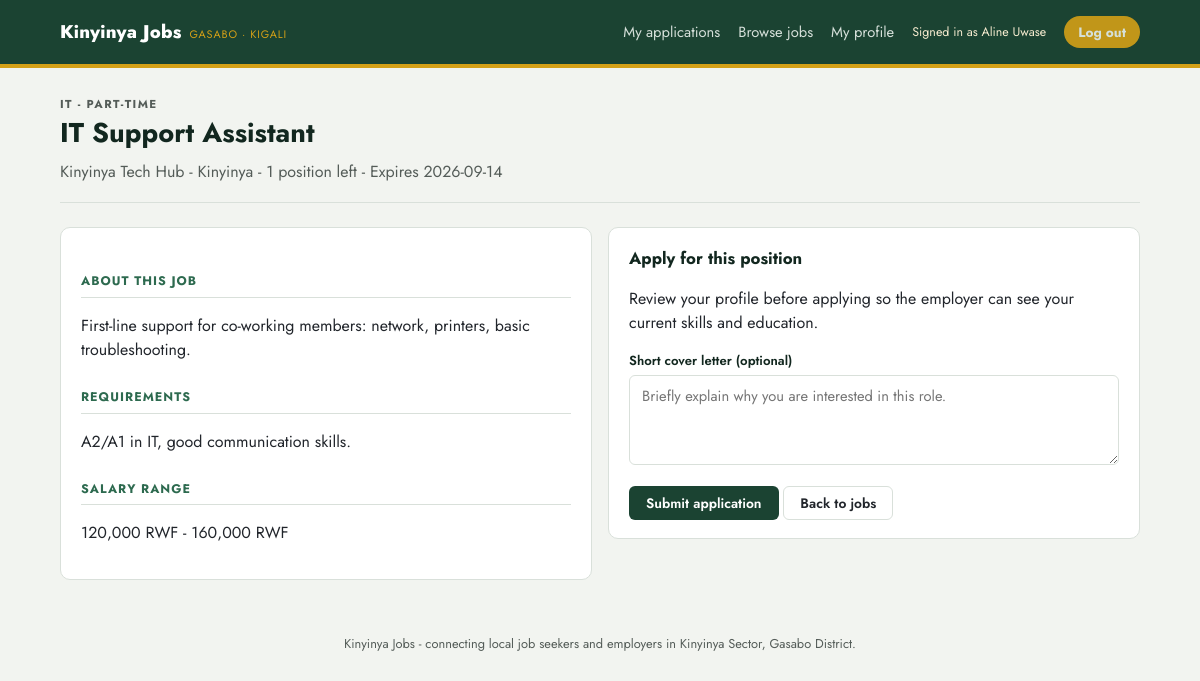
Page /seeker/job.php?id=102 (signed in) on the committed database.
### tables this page shows
CREATE TABLE IF NOT EXISTS seekers (
  id         INT UNSIGNED AUTO_INCREMENT PRIMARY KEY,
  user_id    INT UNSIGNED NULL UNIQUE,
  name       VARCHAR(150) NOT NULL,
  skills     VARCHAR(255) NOT NULL,
  education  VARCHAR(150) NOT NULL,
  location   VARCHAR(150) NOT NULL,
  resume_url VARCHAR(255) NULL,
  CONSTRAINT fk_seekers_user FOREIGN KEY (user_id) REFERENCES users(id) ON DELETE CASCADE
);

CREATE TABLE IF NOT EXISTS jobs (
  id            INT UNSIGNED AUTO_INCREMENT PRIMARY KEY,
  employer_id   INT UNSIGNED NOT NULL,
  title         VARCHAR(150) NOT NULL,
  type          VARCHAR(50) NOT NULL DEFAULT 'Full-time',
  category      VARCHAR(100) NOT NULL DEFAULT 'General',
  location      VARCHAR(150) NOT NULL DEFAULT 'Kinyinya',
  description   TEXT NULL,
  requirements  TEXT NULL,
  salary_min    INT UNSIGNED NOT NULL DEFAULT 0,
  salary_max    INT UNSIGNED NOT NULL DEFAULT 0,
  positions_total INT UNSIGNED NOT NULL DEFAULT 1,
  deadline      DATE NOT NULL,
  posted        DATE NOT NULL,
  active        TINYINT(1) NOT NULL DEFAULT 1,
  status        ENUM('pending','approved','rejected') NOT NULL DEFAULT 'pending',
  views         INT UNSIGNED NOT NULL DEFAULT 0,
  CONSTRAINT fk_jobs_employer FOREIGN KEY (employer_id) REFERENCES employers(id) ON DELETE CASCADE,
  INDEX idx_jobs_status (status),
  INDEX idx_jobs_deadline (deadline)
);

CREATE TABLE IF NOT EXISTS employers (
  id        INT UNSIGNED AUTO_INCREMENT PRIMARY KEY,
  user_id   INT UNSIGNED NULL UNIQUE,
  name      VARCHAR(150) NOT NULL,
  industry  VARCHAR(150) NOT NULL,
  location  VARCHAR(150) NOT NULL,
  about     TEXT NULL,
  CONSTRAINT fk_employers_user FOREIGN KEY (user_id) REFERENCES users(id) ON DELETE CASCADE
);

### includes/config.php (called while the page is built, shortened)
<?php
function kj_url(string $path = ''): string {
    $documentRoot = isset($_SERVER['DOCUMENT_ROOT']) ? realpath($_SERVER['DOCUMENT_ROOT']) : false;
    $projectRoot = realpath(dirname(__DIR__));
    $base = '';
    if ($documentRoot && $projectRoot) {
        $doc = str_replace('\\', '/', rtrim($documentRoot, '/\\'));
        $project = str_replace('\\', '/', rtrim($projectRoot, '/\\'));
        if ($project === $doc || stripos($project, $doc . '/') === 0) {
            $base = substr($project, strlen($doc));
        }
    }
    return rtrim($base, '/') . '/' . ltrim($path, '/');
}

### includes/db.php (called while the page is built, shortened)
<?php
require_once __DIR__ . '/config.php';
function kj_db(): PDO {
    static $pdo = null;
    if ($pdo === null) {
        $dsn = 'mysql:host=' . DB_HOST . ';port=' . DB_PORT . ';dbname=' . DB_NAME . ';charset=utf8mb4';
        try {
            $pdo = new PDO($dsn, DB_USER, DB_PASS, [
                PDO::ATTR_ERRMODE            => PDO::ERRMODE_EXCEPTION,
                PDO::ATTR_DEFAULT_FETCH_MODE => PDO::FETCH_ASSOC,
                PDO::ATTR_EMULATE_PREPARES   => false,
            ]);
        } catch (PDOException $e) {
            http_response_code(500);
            die(
                '<h1>Database connection failed</h1>' .
                '<p>Could not connect to MySQL database <code>' . htmlspecialchars(DB_NAME) . '</code> ' .
                'on <code>' . htmlspecialchars(DB_HOST) . ':' . htmlspecialchars(DB_PORT) . '</code>.</p>' .
                '<p>Confirm MySQL is running, then use the one-time setup page to configure and import the database.</p>' .
                '<p><a href="' . htmlspecialchars(kj_url('setup.php')) . '">Open database setup</a></p>'
            );
        }
    }
    return $pdo;
}

### includes/data.php (called while the page is built, shortened)
<?php
require_once __DIR__ . '/db.php';
function kj_job_select_sql(): string {
    return "SELECT j.*, (SELECT COUNT(*) FROM applications a WHERE a.job_id = j.id AND a.status = 'hired') AS positions_filled FROM jobs j";
}
function kj_job($id) {
    $stmt = kj_db()->prepare(kj_job_select_sql() . ' WHERE j.id = ?');
    $stmt->execute([(int) $id]);
    $row = $stmt->fetch();
    return $row ?: null;
}
function kj_job_positions_remaining(array $job): int {
    $total = max(1, (int) ($job['positions_total'] ?? 1));
    if (array_key_exists('positions_filled', $job)) {
        $filled = max(0, (int) $job['positions_filled']);
    } elseif (!empty($job['id'])) {
        $stmt = kj_db()->prepare("SELECT COUNT(*) FROM applications WHERE job_id = ? AND status = 'hired'");
        $stmt->execute([(int) ($job['id'] ?? 0)]);
        $filled = (int) $stmt->fetchColumn();
    } else {
        $filled = 0;
    }
    return max(0, $total - $filled);
}
function kj_employer($id) {
    $stmt = kj_db()->prepare('SELECT * FROM employers WHERE id = ?');
    $stmt->execute([(int) $id]);
    return $stmt->fetch() ?: null;
}
function kj_seeker($id) {
    $stmt = kj_db()->prepare('SELECT * FROM seekers WHERE id = ?');
    $stmt->execute([(int) $id]);
    return $stmt->fetch() ?: null;
}
function kj_has_applied($seeker_id, $job_id): bool {
    $stmt = kj_db()->prepare('SELECT 1 FROM applications WHERE seeker_id = ? AND job_id = ? LIMIT 1');
    $stmt->execute([(int) $seeker_id, (int) $job_id]);
    return (bool) $stmt->fetchColumn();
}
function kj_current_user() {
    if ($_SESSION['role'] === 'seeker')   return kj_seeker($_SESSION['user_id']);
    return null;
}
function kj_money($amount) {
    return number_format((float) $amount, 0) . ' RWF';
}
function kj_salary_range(array $job): string {
    $minimum = max(0, (int) ($job['salary_min'] ?? 0));
    $maximum = max(0, (int) ($job['salary_max'] ?? 0));
    return kj_money($minimum) . ' - ' . kj_money($maximum);
}

### seeker/job.php (the view, shortened to what this page needs)
<?php
require_once __DIR__ . '/../includes/data.php';
$seeker = kj_current_user();
$jobId = (int) ($_GET['id'] ?? $_POST['job_id'] ?? 0);
$job = kj_job($jobId);
$employer = kj_employer($job['employer_id']);
$alreadyApplied = kj_has_applied((int) $seeker['id'], $jobId);
require __DIR__ . '/../includes/header.php';
?>
<section class="pagehead">
  <p class="eyebrow"><?= htmlspecialchars($job['category']) ?> - <?= htmlspecialchars($job['type']) ?></p>
  <h1><?= htmlspecialchars($job['title']) ?></h1>
  <p><?= htmlspecialchars($employer['name']) ?> - <?= htmlspecialchars($job['location']) ?> - <?= kj_job_positions_remaining($job) ?> position<?= kj_job_positions_remaining($job) === 1 ? '' : 's' ?> left - Expires <?= htmlspecialchars($job['deadline']) ?></p>
</section>
<div class="grid-2 job-detail-grid">
  <article class="card">
    <h2 class="section-title">About this job</h2>
    <p><?= nl2br(htmlspecialchars($job['description'])) ?></p>
    <h2 class="section-title">Requirements</h2>
    <p><?= nl2br(htmlspecialchars($job['requirements'])) ?></p>
    <h2 class="section-title">Salary range</h2>
    <p><?= htmlspecialchars(kj_salary_range($job)) ?></p>
  </article>
  <aside>
    <div class="card">
      <h3><?= $alreadyApplied ? 'Application submitted' : 'Apply for this position' ?></h3>
      <?php if ($alreadyApplied): ?>
        <p>You already applied for this vacancy. You can track its progress from your dashboard.</p>
        <a class="btn btn-primary" href="dashboard.php">View my applications</a>
      <?php else: ?>
        <p>Review your profile before applying so the employer can see your current skills and education.</p>
        <form method="post">
          <div class="field"><label for="cover_letter">Short cover letter (optional)</label><textarea id="cover_letter" name="cover_letter" placeholder="Briefly explain why you are interested in this role."><?= htmlspecialchars($_POST['cover_letter'] ?? '') ?></textarea></div>
          <button class="btn btn-primary" type="submit">Submit application</button>
          <a class="btn btn-ghost" href="jobs.php">Back to jobs</a>
        </form>
      <?php endif; ?>
    </div>
  </aside>
</div>
<?php require __DIR__ . '/../includes/footer.php'; ?>

### includes/header.php (shortened to what this page needs)
<?php
$role = $_SESSION['role'] ?? null;
$user = kj_current_user();
function kj_base($path) {
    return kj_url($path);
}
?>
<!doctype html>
<html lang="en">
<head>
<link rel="stylesheet" href="<?= kj_base('assets/style.css') ?>">
</head>
<body>
<header class="topbar">
  <div class="wrap">
    <a class="brand" href="<?= kj_base('index.php') ?>">Kinyinya Jobs <small>Gasabo · Kigali</small></a>
    <nav class="topnav">
      <?php if ($role === 'seeker'): ?>
        <a href="<?= kj_base('seeker/dashboard.php') ?>">My applications</a>
        <a href="<?= kj_base('seeker/jobs.php') ?>">Browse jobs</a>
        <a href="<?= kj_base('seeker/profile.php') ?>">My profile</a>
        <span class="who">Signed in as <?= htmlspecialchars($user['name']) ?></span>
        <a class="pill" href="<?= kj_base('logout.php') ?>">Log out</a>
      <?php elseif ($role === 'admin'): ?>
        <a href="<?= kj_base('admin/dashboard.php') ?>">Overview</a>
        <span class="who">Platform Admin</span>
        <a class="pill" href="<?= kj_base('logout.php') ?>">Log out</a>
      <?php else: ?>
        <a href="<?= kj_base('index.php') ?>#login">Log in</a>
        <a class="pill" href="<?= kj_base('register.php') ?>">Create account</a>
      <?php endif; ?>
    </nav>
  </div>
</header>
<main class="wrap">

### assets/style.css (style rules this page uses)
:root { --green-900: #12271f; --green-700: #1b4332; --green-500: #2d6a4f; --green-100: #e3ede7; --ochre-600: #b8860b; --ochre-400: #d4a017; --ochre-100: #f7ecd0; --brick-600: #a13d2d; --brick-100: #f4e0da; --ink: #21252b; --ink-soft: #545c58; --paper: #f2f4f0; --card: #ffffff; --line: #d9e0da; --radius: 10px; --font-display: "Jost", sans-serif; --font-body: "Jost", sans-serif; --font-mono: "Jost", sans-serif; }
* { box-sizing: border-box; }
body { margin: 0; overflow-x: hidden; background: var(--paper); color: var(--ink); font-family: var(--font-body); line-height: 1.5; }
button, input, select, textarea, code, pre { font-family: var(--font-body); }
a { color: inherit; }
.wrap { max-width: 1120px; margin: 0 auto; padding: 0 20px; }
.topbar { background: var(--green-700); color: #fff; border-bottom: 4px solid var(--ochre-400); }
.topbar .wrap { display: flex; align-items: center; justify-content: space-between; min-height: 64px; flex-wrap: wrap; gap: 10px; }
.brand { display: flex; align-items: baseline; gap: 8px; font-family: var(--font-display); font-weight: 800; font-size: 1.15rem; letter-spacing: 0.01em; text-decoration: none; color: #fff; }
.brand small { font-family: var(--font-mono); font-weight: 400; font-size: 0.68rem; color: var(--ochre-400); letter-spacing: 0.08em; text-transform: uppercase; }
.topnav { display: flex; align-items: center; gap: 18px; font-size: 0.92rem; }
.topnav a { text-decoration: none; color: #eaf1ec; opacity: 0.9; }
.pill { background: var(--ochre-400); color: var(--green-900); font-weight: 700; padding: 6px 14px; border-radius: 999px; font-size: 0.85rem; text-decoration: none; }
.who { font-family: var(--font-mono); font-size: 0.78rem; color: var(--ochre-100); }
.pagehead { padding: 28px 0 18px; border-bottom: 1px solid var(--line); margin-bottom: 24px; }
.eyebrow { font-family: var(--font-mono); text-transform: uppercase; letter-spacing: 0.12em; font-size: 0.72rem; color: var(--green-500); font-weight: 700; margin: 0 0 6px; }
.pagehead h1 { font-family: var(--font-display); font-size: 1.7rem; margin: 0 0 6px; color: var(--green-900); }
.pagehead p { margin: 0; color: var(--ink-soft); max-width: 60ch; }
.card { background: var(--card); border: 1px solid var(--line); border-radius: var(--radius); padding: 18px 20px; margin-bottom: 14px; }
.card h3 { margin: 0 0 4px; font-family: var(--font-display); font-size: 1.05rem; color: var(--green-900); }
.btn { display: inline-block; font-family: var(--font-body); font-weight: 600; font-size: 0.86rem; padding: 8px 16px; border-radius: 6px; border: 1px solid transparent; cursor: pointer; text-decoration: none; line-height: 1.2; }
.btn-primary { background: var(--green-700); color: #fff; }
.btn-ghost { background: transparent; border-color: var(--line); color: var(--ink); }
.field { margin-bottom: 14px; }
.field label { display: block; font-size: 0.82rem; font-weight: 600; margin-bottom: 4px; color: var(--green-900); }
.field input, .field select, .field textarea { width: 100%; padding: 9px 12px; border: 1px solid var(--line); border-radius: 6px; font-family: var(--font-body); font-size: 0.92rem; background: #fff; }
.field textarea { resize: vertical; min-height: 90px; }
.grid-2 { display: grid; grid-template-columns: 1fr 1fr; gap: 16px; }
.section-title { font-family: var(--font-mono); text-transform: uppercase; letter-spacing: 0.08em; font-size: 0.78rem; color: var(--green-500); font-weight: 700; margin: 26px 0 10px; border-bottom: 1px solid var(--line); padding-bottom: 6px; }

### rows in the picture
seekers: name "Aline Uwase"
jobs: category "IT", type "PART-TIME", title "IT Support Assistant", location "Kinyinya", positions_total "1", deadline "2026-09-14", description "First-line support for co-working members: network, printers, basic troubleshooting.", requirements "A2/A1 in IT, good communication skills.", kj_salary_range($job) "120,000 RWF - 160,000 RWF"
employers: name "Kinyinya Tech Hub"
